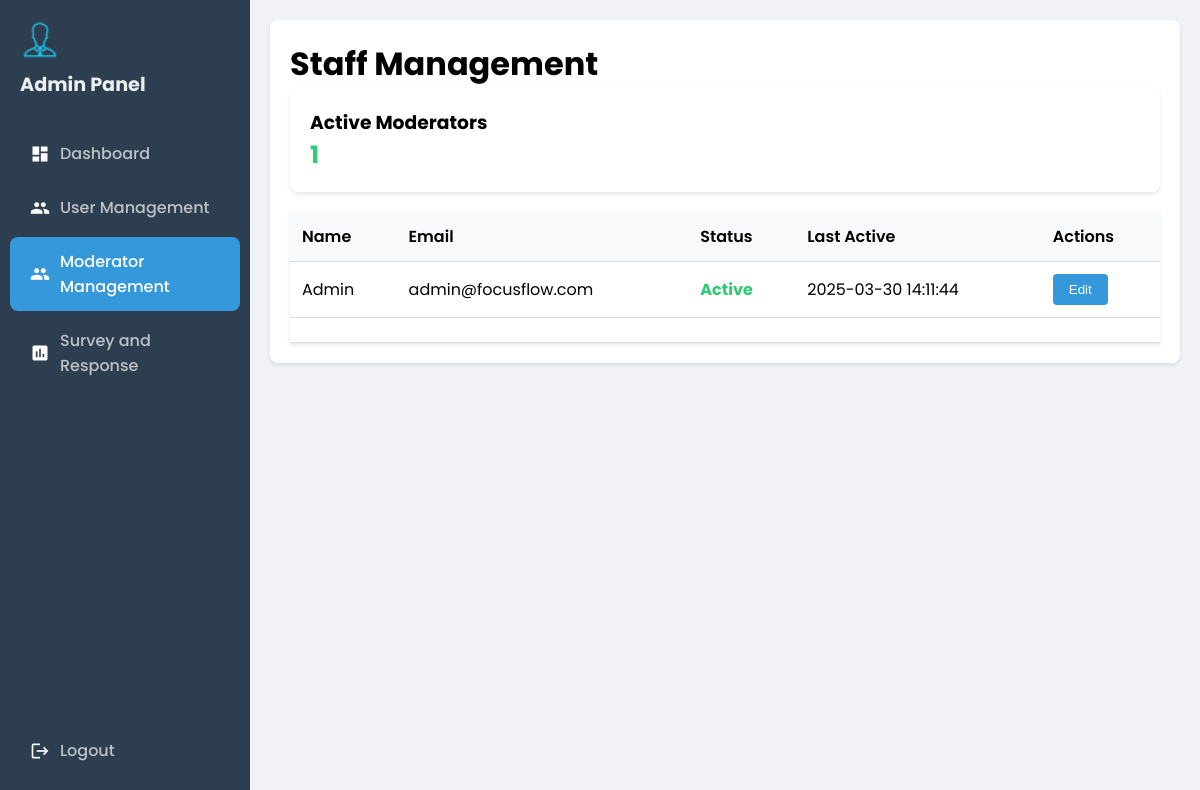
The page /AdminPage/AdminDashboard/AdminStaffManagement.php on the database as committed earlier.
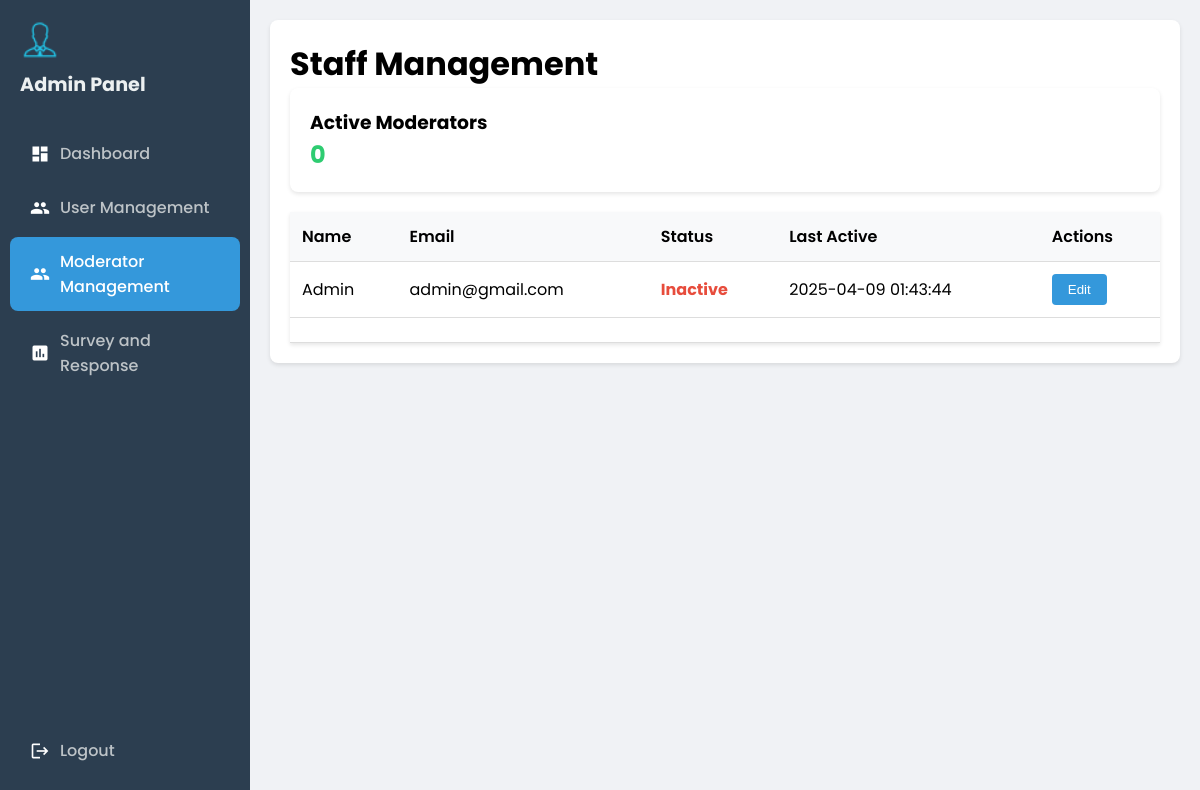
The same page on the database as committed later.
### tables this page shows
CREATE TABLE `users` (
  `id` int(10) UNSIGNED NOT NULL,
  `name` varchar(255) NOT NULL,
  `email` varchar(255) NOT NULL,
  `password` varchar(255) NOT NULL,
  `created_at` timestamp NOT NULL DEFAULT current_timestamp(),
  `usertype` tinyint(1) DEFAULT 0,
  `last_login` timestamp NOT NULL DEFAULT current_timestamp(),
  `auth_token` varchar(255) DEFAULT NULL,
  `token_expires` datetime DEFAULT NULL,
  `UserStatus` enum('Active','Inactive','Suspended') NOT NULL DEFAULT 'Active',
  `suspension_end` datetime DEFAULT NULL,
  `suspension_reason` text DEFAULT NULL
);

### AdminPage/AdminDashboard/AdminStaffManagement.php (the view, shortened to what this page needs)
<?php
include "../../RegisterLayout/conn.php";
$sql = "SELECT id, name, email, UserStatus, last_login FROM users WHERE usertype = 1";
$result = $_conn->query($sql);
$activeModsQuery = "SELECT COUNT(*) as active_count FROM users WHERE (usertype = 1 OR usertype = 2) AND UserStatus = 'Active'";
$activeModsResult = $_conn->query($activeModsQuery);
$activeMods = $activeModsResult->fetch_assoc()['active_count'];
?>
<!DOCTYPE html>
<html lang="en">
<head>
    <link rel="stylesheet" href="Admin.css">
</head>
<body>
    <?php include "AdminSidebar.php"; ?>
    <div class="main-content">
        <div class="staff-container">
            <h1>Staff Management</h1>
            <div class="stats-card">
                <h3>Active Moderators</h3>
                <div class="active-mods" id="activeMods"><?php echo $activeMods; ?></div>
            </div>
            <div class="table-container">
                <table class="mods-table">
                    <thead>
                        <tr>
                            <th>Name</th>
                            <th>Email</th>
                            <th>Status</th>
                            <th>Last Active</th>
                            <th>Actions</th>
                        </tr>
                    </thead>
                    <tbody>
                        <?php while($mod = $result->fetch_assoc()): ?>
                        <tr id="mod-row-<?php echo $mod['id']; ?>">
                            <td><?php echo htmlspecialchars($mod['name']); ?></td>
                            <td><?php echo htmlspecialchars($mod['email']); ?></td>
                            <td class="<?php echo $mod['UserStatus'] === 'Active' ? 'status-active' : 'status-inactive'; ?>">
                                <?php echo $mod['UserStatus']; ?>
                            </td>
                            <td><?php echo date('Y-m-d H:i:s', strtotime($mod['last_login'])); ?></td>
                            <td>
                                <button class="btn btn-edit" onclick="showEditModal(<?php
                                    echo $mod['id']; ?>,
                                    '<?php echo htmlspecialchars($mod['name'], ENT_QUOTES); ?>',
                                    '<?php echo htmlspecialchars($mod['email'], ENT_QUOTES); ?>'
                                )">
                                    Edit
                                </button>
                            </td>
                        </tr>
                        <tr>
                            <td colspan="5">
                            </td>
                        </tr>
                        <?php endwhile; ?>
                    </tbody>
                </table>
            </div>
        </div>
    </div>
</body>
</html>

Rows that differ between the two databases and show on the page:
changed users "Admin": email "admin@focusflow.com" → "admin@gmail.com"; UserStatus "Active" → "Inactive"; last_login "2025-03-30 14:11:44" → "2025-04-09 01:43:44"
Other text that changed with them:
$activeMods: "1" → "0"
